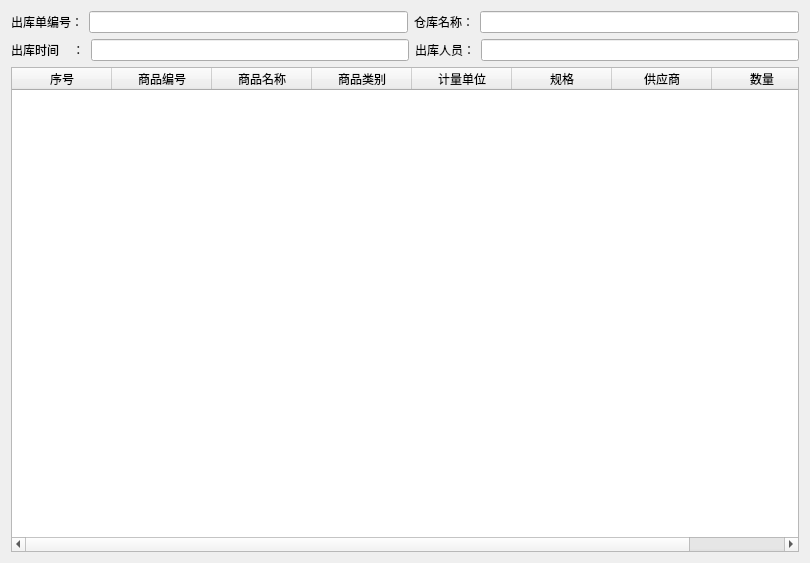
<?xml version="1.0" encoding="UTF-8"?>
<ui version="4.0">
 <class>Form</class>
 <widget class="QWidget" name="Form">
  <property name="geometry">
   <rect>
    <x>0</x>
    <y>0</y>
    <width>810</width>
    <height>563</height>
   </rect>
  </property>
  <property name="windowTitle">
   <string>查看入库详单</string>
  </property>
  <layout class="QVBoxLayout" name="verticalLayout">
   <item>
    <layout class="QHBoxLayout" name="horizontalLayout">
     <item>
      <widget class="QLabel" name="label_2">
       <property name="text">
        <string>出库单编号：</string>
       </property>
      </widget>
     </item>
     <item>
      <widget class="QLineEdit" name="ex_storage_sheet_lineEdit"/>
     </item>
     <item>
      <widget class="QLabel" name="label_3">
       <property name="text">
        <string>仓库名称：</string>
       </property>
      </widget>
     </item>
     <item>
      <widget class="QLineEdit" name="ex_storage_sheet_lineEdit_2"/>
     </item>
    </layout>
   </item>
   <item>
    <layout class="QHBoxLayout" name="horizontalLayout_2">
     <item>
      <widget class="QLabel" name="label_4">
       <property name="text">
        <string>出库时间    ：</string>
       </property>
      </widget>
     </item>
     <item>
      <widget class="QLineEdit" name="ex_storage_sheet_lineEdit_3"/>
     </item>
     <item>
      <widget class="QLabel" name="label_5">
       <property name="text">
        <string>出库人员：</string>
       </property>
      </widget>
     </item>
     <item>
      <widget class="QLineEdit" name="ex_storage_sheet_lineEdit_4"/>
     </item>
    </layout>
   </item>
   <item>
    <widget class="QTableWidget" name="tableWidget">
     <property name="selectionMode">
      <enum>QAbstractItemView::SingleSelection</enum>
     </property>
     <attribute name="horizontalHeaderStretchLastSection">
      <bool>true</bool>
     </attribute>
     <attribute name="verticalHeaderVisible">
      <bool>false</bool>
     </attribute>
     <column>
      <property name="text">
       <string>序号</string>
      </property>
     </column>
     <column>
      <property name="text">
       <string>商品编号</string>
      </property>
     </column>
     <column>
      <property name="text">
       <string>商品名称</string>
      </property>
     </column>
     <column>
      <property name="text">
       <string>商品类别</string>
      </property>
     </column>
     <column>
      <property name="text">
       <string>计量单位</string>
      </property>
     </column>
     <column>
      <property name="text">
       <string>规格</string>
      </property>
     </column>
     <column>
      <property name="text">
       <string>供应商</string>
      </property>
     </column>
     <column>
      <property name="text">
       <string>数量</string>
      </property>
     </column>
    </widget>
   </item>
  </layout>
 </widget>
 <resources/>
 <connections/>
</ui>
